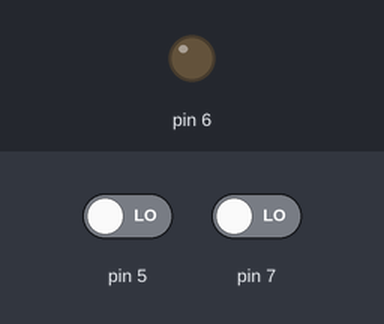
The sketch below on a simulated Arduino Uno, built with avr-gcc and run on an emulated ATmega328P. Shown: output pins drawn as LEDs (lit = HIGH). The test bench sets the inputs (shaded band); at power-on: pin 5 LOW, pin 7 LOW.

Above: at 1.2 s.
1.3 s: pin 5 driven HIGH
At 1.8 s:
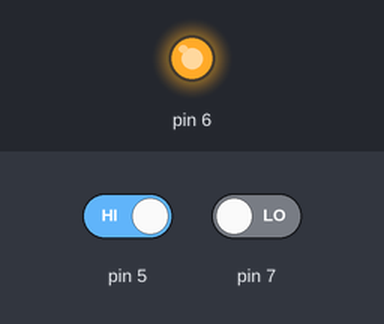
4.3 s: pin 5 driven LOW
At 5.6 s:
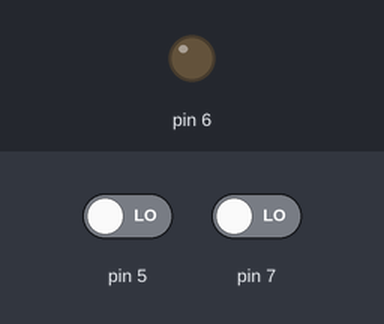
Timing chart, 0 to 7.3 s (numbered marks = the images above; inputs shaded):
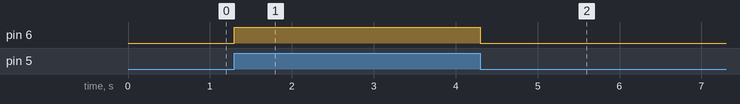

The sketch:

Lesson_3_Tilt_Switch.ino
```cpp
void setup()
{
    pinMode(6, OUTPUT);
    pinMode(5, INPUT);
    pinMode(7, INPUT);
}

void loop()
{

    if (digitalRead(5)==HIGH)
    {
        digitalWrite(6, HIGH);
        delay(100);
        digitalWrite(6, LOW);
    }

    if (digitalRead(7)==HIGH)
    {
        digitalWrite(1, HIGH);
        delay(200);
        digitalWrite(6, LOW);
    }

}
```

Measured:
- after the input at 1.3 s, pin 6: LOW → HIGH at once
- after the input at 4.3 s, pin 6: HIGH → LOW at once
